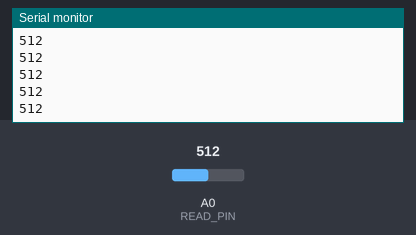
A sketch run on a simulated Arduino Uno, built with avr-gcc and run on an emulated ATmega328P. On the bench: the last lines printed to the serial monitor. The inputs (shaded band) are chosen by the test bench; at power-on: A0 (READ_PIN) = 512.

Above: at 1.2 s.
1.3 s: A0 (READ_PIN) set to 716
At 1.31 s:
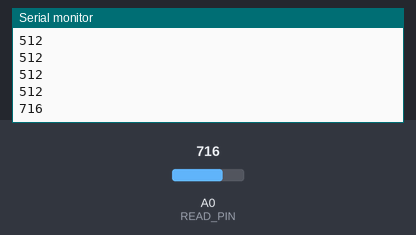
2.8 s: A0 (READ_PIN) set to 900
At 2.81 s:
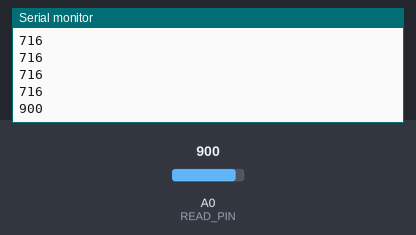
Timing chart, 0 to 5.8 s (numbered marks = the images above; inputs shaded):
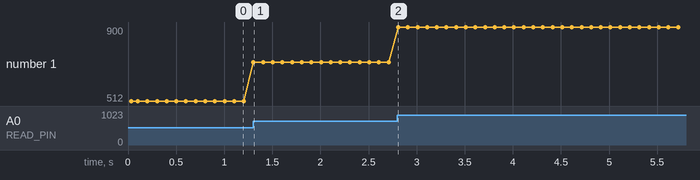

The sketch:

smogsensor.ino
```cpp
//Very simple code - all we need to do is read the light level on one single pin.
//Set READ_PIN to the pin that is used in Your hardware as the light level pin.

#define READ_PIN A0

void setup() {
  Serial.begin(9600); //init the serial - !9600 is the rate for Python 3 code too!

  Serial.print("[CTR] All systems operational.\n"); // not necessary, but classy

  pinMode(READ_PIN, INPUT);
}

void loop() {
  int lightLevel = analogRead(READ_PIN);

  Serial.println(lightLevel);

  delay(100);
}
```

Measured:
- after the input at 1.3 s, the serial monitor: prints a new line at once (image 1)
- after the input at 2.8 s, the serial monitor: prints a new line at once (image 2)
- plotted number 1: 512 → 716 after the input at 1.3 s, 716 → 900 after the input at 2.8 s
